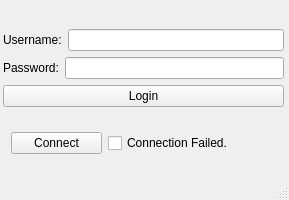
<?xml version="1.0" encoding="UTF-8"?>
<ui version="4.0">
 <class>client</class>
 <widget class="QMainWindow" name="client">
  <property name="geometry">
   <rect>
    <x>0</x>
    <y>0</y>
    <width>289</width>
    <height>200</height>
   </rect>
  </property>
  <property name="windowTitle">
   <string>client</string>
  </property>
  <widget class="QWidget" name="centralwidget">
   <widget class="QWidget" name="layoutWidget">
    <property name="geometry">
     <rect>
      <x>3</x>
      <y>10</y>
      <width>281</width>
      <height>116</height>
     </rect>
    </property>
    <layout class="QVBoxLayout" name="verticalLayout_2">
     <item>
      <layout class="QVBoxLayout" name="verticalLayout">
       <item>
        <layout class="QHBoxLayout" name="horizontalLayout">
         <item>
          <widget class="QLabel" name="label_Username">
           <property name="text">
            <string>Username:</string>
           </property>
          </widget>
         </item>
         <item>
          <widget class="QLineEdit" name="lineEdit_Username"/>
         </item>
        </layout>
       </item>
       <item>
        <layout class="QHBoxLayout" name="horizontalLayout_2">
         <item>
          <widget class="QLabel" name="label_Password">
           <property name="text">
            <string>Password:</string>
           </property>
          </widget>
         </item>
         <item>
          <widget class="QLineEdit" name="lineEdit_Password">
           <property name="echoMode">
            <enum>QLineEdit::Password</enum>
           </property>
          </widget>
         </item>
        </layout>
       </item>
       <item>
        <widget class="QPushButton" name="pushButton_login">
         <property name="text">
          <string>Login</string>
         </property>
        </widget>
       </item>
      </layout>
     </item>
    </layout>
   </widget>
   <widget class="QWidget" name="layoutWidget">
    <property name="geometry">
     <rect>
      <x>11</x>
      <y>130</y>
      <width>272</width>
      <height>26</height>
     </rect>
    </property>
    <layout class="QHBoxLayout" name="horizontalLayout_3">
     <item>
      <widget class="QPushButton" name="pbn_connect">
       <property name="text">
        <string>Connect</string>
       </property>
      </widget>
     </item>
     <item>
      <widget class="QCheckBox" name="chkbox">
       <property name="text">
        <string>Connection Failed.               </string>
       </property>
      </widget>
     </item>
    </layout>
   </widget>
  </widget>
  <widget class="QMenuBar" name="menubar">
   <property name="geometry">
    <rect>
     <x>0</x>
     <y>0</y>
     <width>289</width>
     <height>21</height>
    </rect>
   </property>
  </widget>
  <widget class="QStatusBar" name="statusbar"/>
 </widget>
 <resources/>
 <connections/>
</ui>
